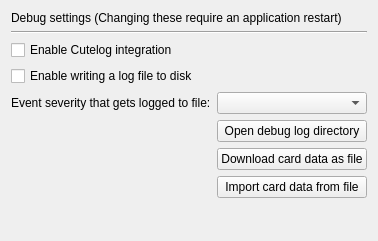
<?xml version="1.0" encoding="UTF-8"?>
<ui version="4.0">
 <class>DebugSettingsPage</class>
 <widget class="QWidget" name="DebugSettingsPage">
  <layout class="QGridLayout">
   <item row="1" column="0" colspan="2">
    <widget class="Line" name="debug_settings_header_line">
     <property name="orientation">
      <enum>Qt::Horizontal</enum>
     </property>
    </widget>
   </item>
   <item row="6" column="1">
    <widget class="QPushButton" name="open_debug_log_location">
     <property name="text">
      <string>Open debug log directory</string>
     </property>
     <property name="icon">
      <iconset theme="document-open">
       <normaloff>.</normaloff>.</iconset>
     </property>
    </widget>
   </item>
   <item row="5" column="1">
    <widget class="QComboBox" name="log_level_combo_box">
     <property name="toolTip">
      <string>Only write events with the given severity level and higher to the log file.</string>
     </property>
    </widget>
   </item>
   <item row="4" column="0" colspan="2">
    <widget class="QCheckBox" name="enable_write_log_file">
     <property name="text">
      <string>Enable writing a log file to disk</string>
     </property>
    </widget>
   </item>
   <item row="0" column="0" colspan="2">
    <widget class="QLabel" name="debug_settings_headerlabel">
     <property name="text">
      <string>Debug settings (Changing these require an application restart)</string>
     </property>
    </widget>
   </item>
   <item row="8" column="1">
    <widget class="QPushButton" name="debug_import_card_data_from_file">
     <property name="text">
      <string>Import card data from file</string>
     </property>
     <property name="icon">
      <iconset theme="document-import">
       <normaloff>.</normaloff>.</iconset>
     </property>
    </widget>
   </item>
   <item row="7" column="1">
    <widget class="QPushButton" name="debug_download_card_data_as_file">
     <property name="text">
      <string>Download card data as file</string>
     </property>
     <property name="icon">
      <iconset theme="edit-download">
       <normaloff>.</normaloff>.</iconset>
     </property>
    </widget>
   </item>
   <item row="3" column="0" colspan="2">
    <widget class="QCheckBox" name="enable_cutelog_integration">
     <property name="toolTip">
      <string>Cutelog is a live log event viewer that can be used to monitor events in real-time.</string>
     </property>
     <property name="whatsThis">
      <string>&lt;html&gt;&lt;head/&gt;&lt;body&gt;&lt;p&gt;See &lt;a href=&quot;https://github.com/busimus/cutelog&quot;&gt;&lt;span style=&quot; text-decoration: underline; color:#2980b9;&quot;&gt;https://github.com/busimus/cutelog&lt;/span&gt;&lt;/a&gt; for details about Cutelog.&lt;/p&gt;&lt;/body&gt;&lt;/html&gt;</string>
     </property>
     <property name="text">
      <string>Enable Cutelog integration</string>
     </property>
    </widget>
   </item>
   <item row="9" column="0" colspan="2">
    <spacer name="spacer">
     <property name="orientation">
      <enum>Qt::Vertical</enum>
     </property>
     <property name="sizeHint" stdset="0">
      <size>
       <width>20</width>
       <height>32</height>
      </size>
     </property>
    </spacer>
   </item>
   <item row="5" column="0">
    <widget class="QLabel" name="log_level_label">
     <property name="text">
      <string>Event severity that gets logged to file:</string>
     </property>
     <property name="buddy">
      <cstring>log_level_combo_box</cstring>
     </property>
    </widget>
   </item>
  </layout>
 </widget>
 <resources/>
 <connections/>
</ui>
